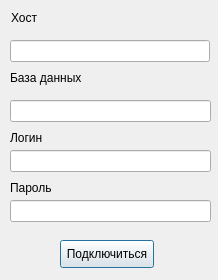
<?xml version="1.0" encoding="UTF-8"?>
<ui version="4.0">
 <class>Dialog</class>
 <widget class="QDialog" name="Dialog">
  <property name="geometry">
   <rect>
    <x>0</x>
    <y>0</y>
    <width>218</width>
    <height>280</height>
   </rect>
  </property>
  <property name="windowTitle">
   <string>Dialog</string>
  </property>
  <widget class="QLineEdit" name="login">
   <property name="geometry">
    <rect>
     <x>10</x>
     <y>150</y>
     <width>201</width>
     <height>22</height>
    </rect>
   </property>
  </widget>
  <widget class="QLineEdit" name="pwd">
   <property name="geometry">
    <rect>
     <x>10</x>
     <y>200</y>
     <width>201</width>
     <height>22</height>
    </rect>
   </property>
  </widget>
  <widget class="QLabel" name="label">
   <property name="geometry">
    <rect>
     <x>10</x>
     <y>180</y>
     <width>43</width>
     <height>16</height>
    </rect>
   </property>
   <property name="text">
    <string>Пароль</string>
   </property>
  </widget>
  <widget class="QLabel" name="label_2">
   <property name="geometry">
    <rect>
     <x>10</x>
     <y>130</y>
     <width>35</width>
     <height>16</height>
    </rect>
   </property>
   <property name="text">
    <string>Логин</string>
   </property>
  </widget>
  <widget class="QPushButton" name="pushButton">
   <property name="geometry">
    <rect>
     <x>60</x>
     <y>240</y>
     <width>94</width>
     <height>28</height>
    </rect>
   </property>
   <property name="text">
    <string>Подключиться</string>
   </property>
  </widget>
  <widget class="QLineEdit" name="login_3">
   <property name="geometry">
    <rect>
     <x>10</x>
     <y>40</y>
     <width>200</width>
     <height>22</height>
    </rect>
   </property>
  </widget>
  <widget class="QLabel" name="label_3">
   <property name="geometry">
    <rect>
     <x>10</x>
     <y>70</y>
     <width>75</width>
     <height>16</height>
    </rect>
   </property>
   <property name="text">
    <string>База данных</string>
   </property>
  </widget>
  <widget class="QLineEdit" name="login_2">
   <property name="geometry">
    <rect>
     <x>10</x>
     <y>100</y>
     <width>201</width>
     <height>22</height>
    </rect>
   </property>
  </widget>
  <widget class="QLabel" name="label_4">
   <property name="geometry">
    <rect>
     <x>11</x>
     <y>3</y>
     <width>140</width>
     <height>30</height>
    </rect>
   </property>
   <property name="text">
    <string>Хост</string>
   </property>
  </widget>
 </widget>
 <resources/>
 <connections/>
</ui>
